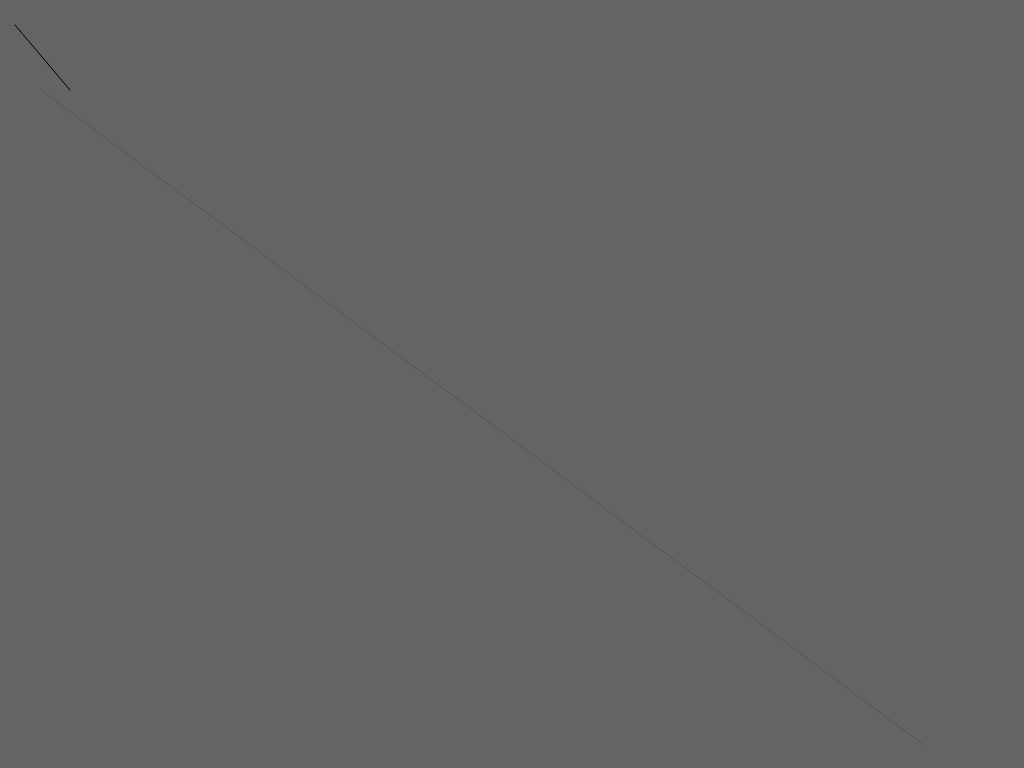
Frame 1 (no input)
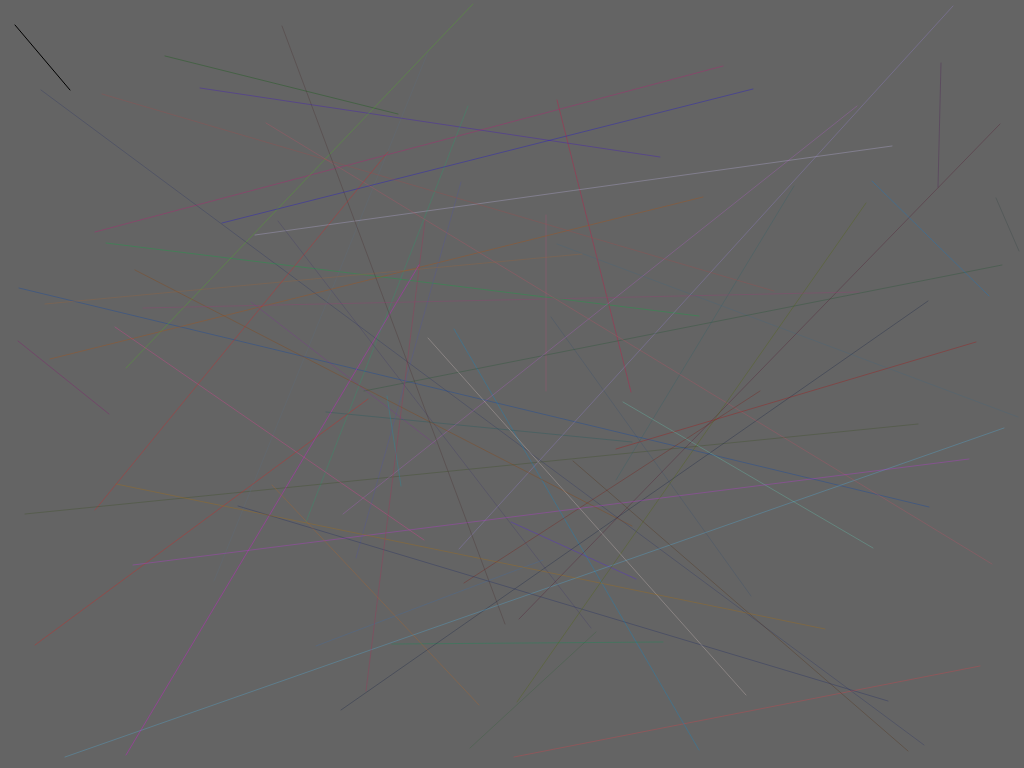
Frame 60 (no input)
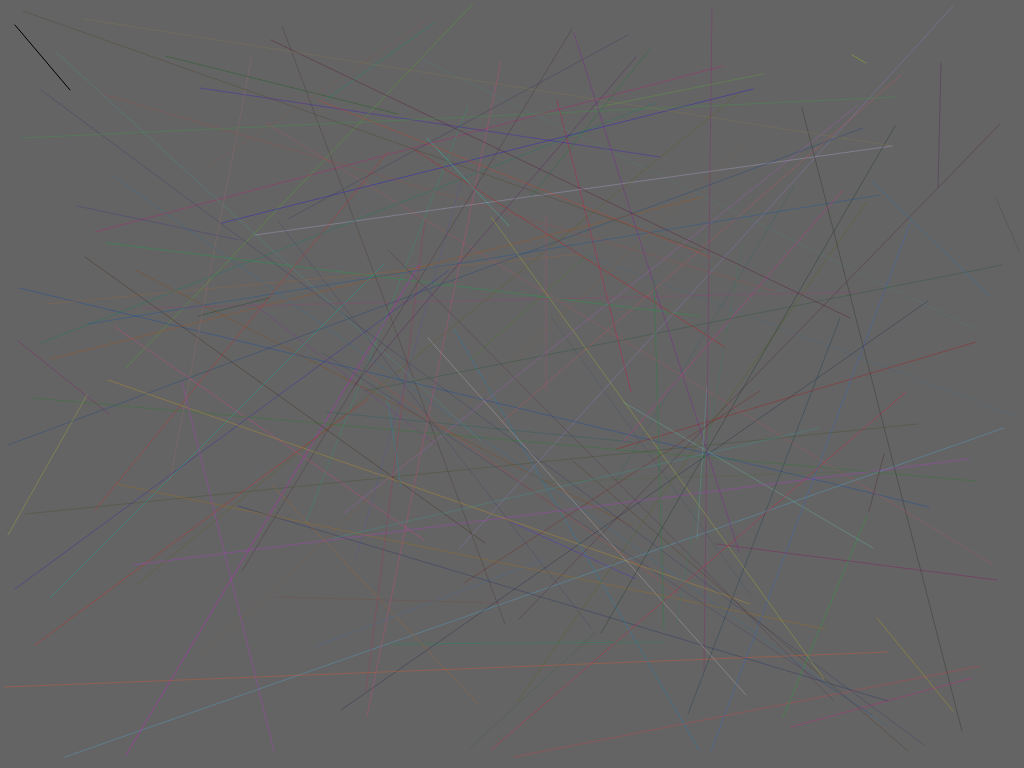
Frame 120 (the mouse pressed at the canvas centre since frame 60)

The p5.js sketch that drew these frames (run headless with seeded random() and noise() and a simulated clock; from frame 60 on, the mouse is pressed at the canvas centre):

// p5.js sketch
// ── sketch.js
let x = 0;
let y = 0;

function setup() {
  createCanvas(1024,768)
  background(100);
  line(15, 25, 70, 90);
}

function draw() {
  let x1 = Math.floor(Math.random() * 1024);
  let y1 = Math.floor(Math.random() * 768);
  let x2 = Math.floor(Math.random() * 1024);
  let y2 = Math.floor(Math.random() * 768);

  //stroke(getRandomHexColor());
  let r = Math.floor(Math.random() * 255)
  let g = Math.floor(Math.random() * 255)
  let b = Math.floor(Math.random() * 255);

  //r = r - (255-b) > 0 ? r - (255-b) : r;
  g = g - (255-b) > 0 ? g - (255-b) : g;
  b = b - (255-b) > 0 ? b - (255-b) : b;


  let a = Math.random();

  let sRgba = 'rgba('+ r +','+ g +','+ b +',.3)'
  stroke(sRgba);

  line(x1,y1,x2,y2);

}

function getRandomHexColor() {
  var letters = '0123456789ABCDEF';
  var color = '#';
  for (var i = 0; i < 6; i++) {
    color += letters[Math.floor(Math.random() * 16)];
  }
  return color;
}
